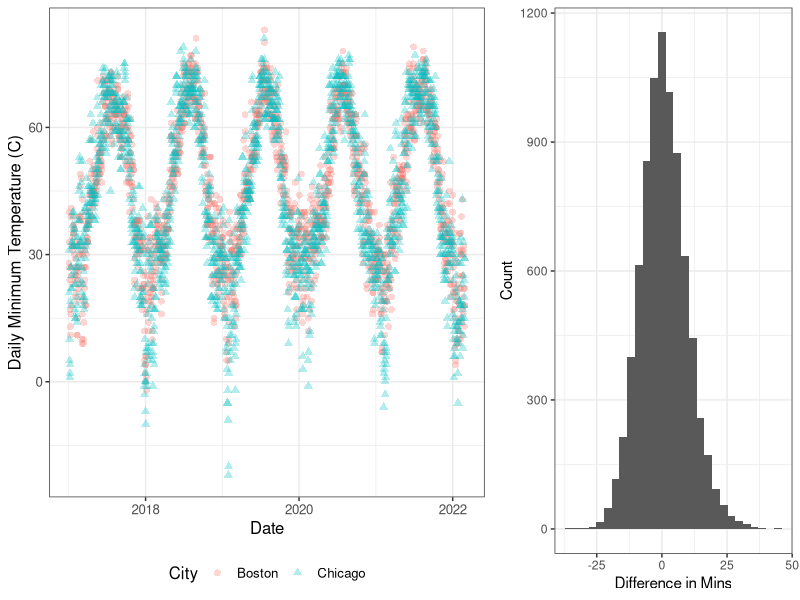

Write the R code that produced this figure.
## ---- chunk 1
list.of.packages <- c("ggplot2", "gridExtra")
new.packages <- list.of.packages[!(list.of.packages %in% installed.packages()[,"Package"])]
if(length(new.packages)) install.packages(new.packages)

library(ggplot2)
library(gridExtra)
## ---- chunk 2
temps <- read.csv("data/temperatures.csv")
temps$Date <- as.Date(temps$Date)
p1 <- ggplot(temps[temps$Date > as.Date("2017-01-01"),], 
             aes(x = Date, y = Min, col = City, shape = City)) + 
  geom_point(size=2, alpha=0.3) + 
  theme_bw() + 
  theme(text = element_text(size = 12),
        legend.position = "bottom",
        legend.direction = "horizontal") + 
  ylab("Daily Minimum Temperature (C)")

temps_diff <- temps[temps$City == "Boston",]
temps_diff$diff <- temps_diff$Min - temps$Min[temps$City == "Chicago"]
temps_diff <- temps_diff[!is.na(temps_diff$diff),]
p2 <- ggplot(temps_diff, aes(x = diff)) + 
  geom_histogram(bins = 28) + 
  theme_bw() + 
  xlab("Difference in Mins") + 
  ylab("Count")

grid.arrange(p1, p2, ncol=2, widths = c(1.6,1))
## ---- chunk 3
# TODO: Compute the interval
## ---- chunk 4
# TODO: Calculate the Standard Normal interval
## ---- chunk 5
# TODO: Show draws
## ---- chunk 6
# TODO: Compute these for the sample
